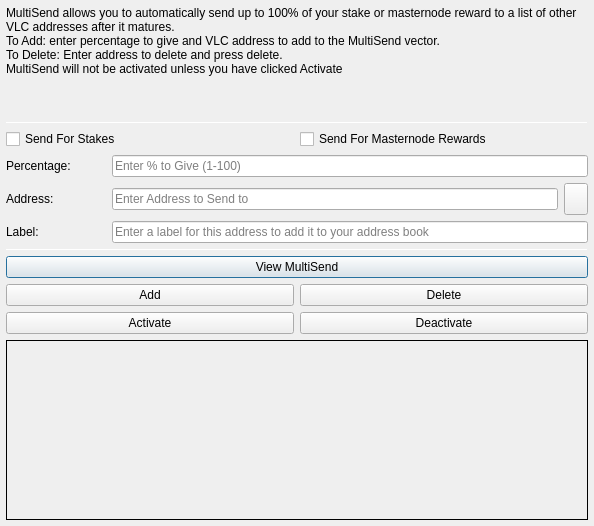
<?xml version="1.0" encoding="UTF-8"?>
<ui version="4.0">
 <class>MultiSendDialog</class>
 <widget class="QDialog" name="MultiSendDialog">
  <property name="windowModality">
   <enum>Qt::NonModal</enum>
  </property>
  <property name="geometry">
   <rect>
    <x>0</x>
    <y>0</y>
    <width>594</width>
    <height>526</height>
   </rect>
  </property>
  <property name="windowTitle">
   <string>MultiSend</string>
  </property>
  <layout class="QVBoxLayout" name="verticalLayout" stretch="0">
   <property name="leftMargin">
    <number>6</number>
   </property>
   <property name="topMargin">
    <number>6</number>
   </property>
   <property name="rightMargin">
    <number>6</number>
   </property>
   <property name="bottomMargin">
    <number>6</number>
   </property>
   <item>
    <layout class="QVBoxLayout" name="verticalLayout_Main" stretch="1,1,1,0,1,1,1">
     <item>
      <widget class="QLabel" name="label_2">
       <property name="lineWidth">
        <number>1</number>
       </property>
       <property name="text">
        <string>MultiSend allows you to automatically send up to 100% of your stake or masternode reward to a list of other VLC addresses after it matures.
To Add: enter percentage to give and VLC address to add to the MultiSend vector.
To Delete: Enter address to delete and press delete.
MultiSend will not be activated unless you have clicked Activate</string>
       </property>
       <property name="alignment">
        <set>Qt::AlignLeading|Qt::AlignLeft|Qt::AlignTop</set>
       </property>
       <property name="wordWrap">
        <bool>true</bool>
       </property>
      </widget>
     </item>
     <item>
      <widget class="Line" name="line">
       <property name="minimumSize">
        <size>
         <width>0</width>
         <height>1</height>
        </size>
       </property>
       <property name="maximumSize">
        <size>
         <width>16777215</width>
         <height>1</height>
        </size>
       </property>
       <property name="orientation">
        <enum>Qt::Horizontal</enum>
       </property>
      </widget>
     </item>
     <item>
      <layout class="QVBoxLayout" name="verticalLayout_Settings">
       <item>
        <layout class="QHBoxLayout" name="horizontalLayout">
         <item>
          <widget class="QCheckBox" name="multiSendStakeCheckBox">
           <property name="text">
            <string>Send For Stakes</string>
           </property>
          </widget>
         </item>
         <item>
          <widget class="QCheckBox" name="multiSendMasternodeCheckBox">
           <property name="text">
            <string>Send For Masternode Rewards</string>
           </property>
          </widget>
         </item>
        </layout>
       </item>
       <item>
        <layout class="QHBoxLayout" name="horizontalLayout_6">
         <item>
          <widget class="QLabel" name="label">
           <property name="minimumSize">
            <size>
             <width>100</width>
             <height>0</height>
            </size>
           </property>
           <property name="toolTip">
            <string>Percentage of stake to send</string>
           </property>
           <property name="text">
            <string>Percentage:</string>
           </property>
          </widget>
         </item>
         <item>
          <widget class="QLineEdit" name="multiSendPercentEdit">
           <property name="toolTip">
            <string>Enter whole numbers 1 - 100</string>
           </property>
           <property name="placeholderText">
            <string>Enter % to Give (1-100)</string>
           </property>
          </widget>
         </item>
        </layout>
       </item>
       <item>
        <layout class="QHBoxLayout" name="horizontalLayout_7">
         <item>
          <widget class="QLabel" name="label_5">
           <property name="minimumSize">
            <size>
             <width>100</width>
             <height>0</height>
            </size>
           </property>
           <property name="toolTip">
            <string>Address to send portion of stake to</string>
           </property>
           <property name="text">
            <string>Address:</string>
           </property>
          </widget>
         </item>
         <item>
          <widget class="QLineEdit" name="multiSendAddressEdit">
           <property name="toolTip">
            <string/>
           </property>
           <property name="placeholderText">
            <string>Enter Address to Send to</string>
           </property>
          </widget>
         </item>
         <item>
          <widget class="QToolButton" name="addressBookButton">
           <property name="maximumSize">
            <size>
             <width>16777215</width>
             <height>32</height>
            </size>
           </property>
           <property name="toolTip">
            <string>Choose an address from the address book</string>
           </property>
           <property name="text">
            <string/>
           </property>
           <property name="icon">
            <iconset resource="../vulcoin.qrc">
             <normaloff>:/icons/address-book</normaloff>:/icons/address-book</iconset>
           </property>
           <property name="shortcut">
            <string>Alt+A</string>
           </property>
          </widget>
         </item>
        </layout>
       </item>
      </layout>
     </item>
     <item>
      <layout class="QHBoxLayout" name="horizontalLayout_3">
       <item>
        <widget class="QLabel" name="label_3">
         <property name="minimumSize">
          <size>
           <width>100</width>
           <height>0</height>
          </size>
         </property>
         <property name="text">
          <string>Label:</string>
         </property>
        </widget>
       </item>
       <item>
        <widget class="QLineEdit" name="labelAddressLabelEdit">
         <property name="placeholderText">
          <string>Enter a label for this address to add it to your address book</string>
         </property>
        </widget>
       </item>
      </layout>
     </item>
     <item>
      <widget class="Line" name="line_2">
       <property name="minimumSize">
        <size>
         <width>0</width>
         <height>1</height>
        </size>
       </property>
       <property name="maximumSize">
        <size>
         <width>16777215</width>
         <height>1</height>
        </size>
       </property>
       <property name="orientation">
        <enum>Qt::Horizontal</enum>
       </property>
      </widget>
     </item>
     <item>
      <layout class="QVBoxLayout" name="verticalLayout_Buttons">
       <item>
        <layout class="QHBoxLayout" name="horizontalLayout_4">
         <item>
          <widget class="QPushButton" name="viewButton">
           <property name="toolTip">
            <string/>
           </property>
           <property name="statusTip">
            <string>View MultiSend Vector</string>
           </property>
           <property name="text">
            <string>View MultiSend</string>
           </property>
          </widget>
         </item>
        </layout>
       </item>
       <item>
        <layout class="QHBoxLayout" name="horizontalLayout_2">
         <item>
          <widget class="QPushButton" name="addButton">
           <property name="toolTip">
            <string/>
           </property>
           <property name="statusTip">
            <string>Add to MultiSend Vector</string>
           </property>
           <property name="text">
            <string>Add</string>
           </property>
          </widget>
         </item>
         <item>
          <widget class="QPushButton" name="deleteButton">
           <property name="toolTip">
            <string/>
           </property>
           <property name="statusTip">
            <string>Delete Address From MultiSend Vector</string>
           </property>
           <property name="text">
            <string>Delete</string>
           </property>
          </widget>
         </item>
        </layout>
       </item>
       <item>
        <layout class="QHBoxLayout" name="horizontalLayout_5">
         <item>
          <widget class="QPushButton" name="activateButton">
           <property name="statusTip">
            <string>Activate MultiSend</string>
           </property>
           <property name="text">
            <string>Activate</string>
           </property>
          </widget>
         </item>
         <item>
          <widget class="QPushButton" name="disableButton">
           <property name="statusTip">
            <string>Deactivate MultiSend</string>
           </property>
           <property name="text">
            <string>Deactivate</string>
           </property>
          </widget>
         </item>
        </layout>
       </item>
      </layout>
     </item>
     <item>
      <widget class="QLabel" name="message">
       <property name="minimumSize">
        <size>
         <width>0</width>
         <height>180</height>
        </size>
       </property>
       <property name="frameShape">
        <enum>QFrame::Panel</enum>
       </property>
       <property name="frameShadow">
        <enum>QFrame::Plain</enum>
       </property>
       <property name="lineWidth">
        <number>1</number>
       </property>
       <property name="midLineWidth">
        <number>1</number>
       </property>
       <property name="text">
        <string/>
       </property>
       <property name="alignment">
        <set>Qt::AlignLeading|Qt::AlignLeft|Qt::AlignTop</set>
       </property>
       <property name="wordWrap">
        <bool>true</bool>
       </property>
      </widget>
     </item>
    </layout>
   </item>
  </layout>
 </widget>
 <resources>
  <include location="../vulcoin.qrc"/>
 </resources>
 <connections/>
</ui>
